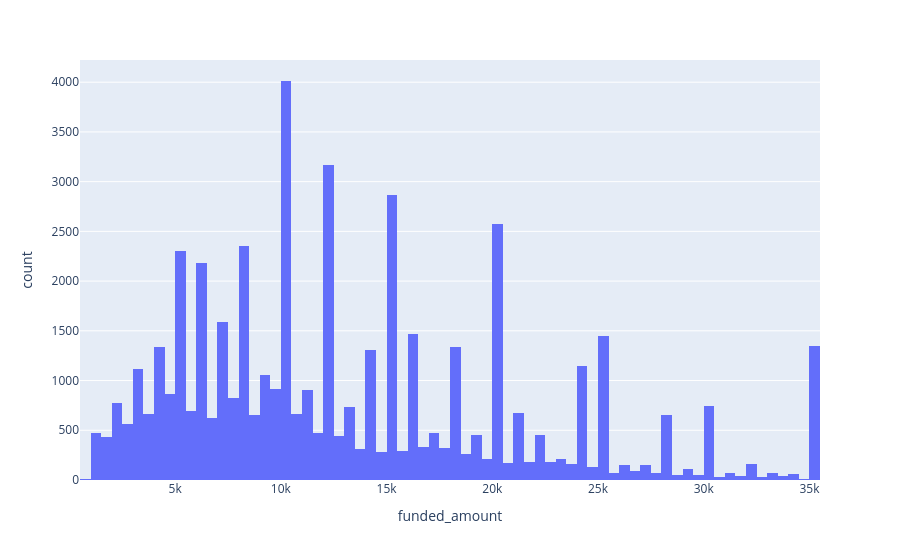
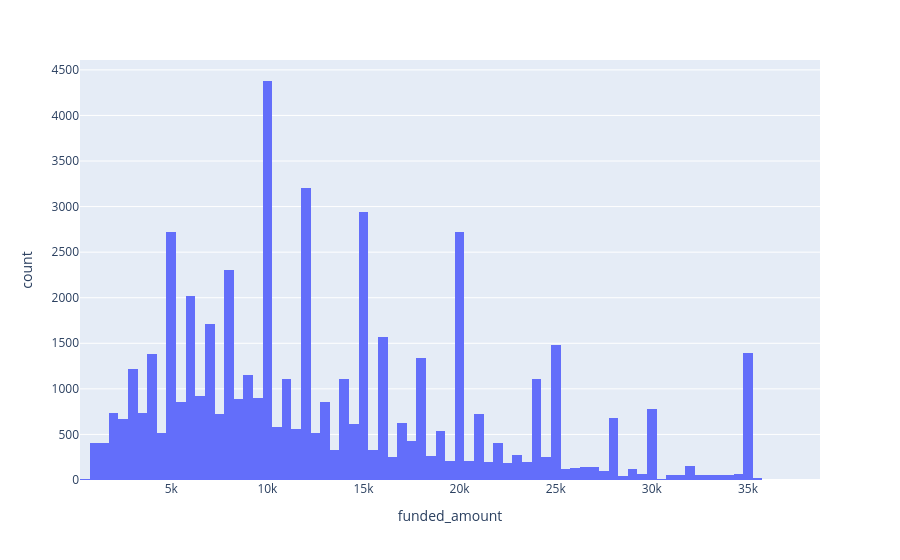

These figures' notebook cell, in order:
### Code cell
df = lr_fill(df, 'funded_amount', score=True, check_distribution=True)

### Figure 1 — Plotly figure (JSON) as saved in the notebook; plotly's stock layout.template omitted (floating-point values rounded to 4 significant figures; data arrays with more than 128 entries replaced by an {"elided": "..."} marker saying what was removed)
{"data": [{"bingroup": "x", "hovertemplate": "funded_amount=%{x}<br>count=%{y}<extra></extra>", "legendgroup": "", "marker": {"color": "#636efa", "pattern": {"shape": ""}}, "name": "", "orientation": "v", "showlegend": false, "type": "histogram", "x": {"elided": "54100 float values"}, "xaxis": "x", "yaxis": "y"}], "layout": {"barmode": "relative", "legend": {"tracegroupgap": 0}, "margin": {"t": 60}, "xaxis": {"anchor": "y", "domain": [0, 1], "title": {"text": "funded_amount"}}, "yaxis": {"anchor": "x", "domain": [0, 1], "title": {"text": "count"}}}}

### Figure 2 — Plotly figure (JSON) as saved in the notebook; plotly's stock layout.template omitted (floating-point values rounded to 4 significant figures; data arrays with more than 128 entries replaced by an {"elided": "..."} marker saying what was removed)
{"data": [{"bingroup": "x", "hovertemplate": "funded_amount=%{x}<br>count=%{y}<extra></extra>", "legendgroup": "", "marker": {"color": "#636efa", "pattern": {"shape": ""}}, "name": "", "orientation": "v", "showlegend": false, "type": "histogram", "x": {"elided": "54100 float values"}, "xaxis": "x", "yaxis": "y"}], "layout": {"barmode": "relative", "legend": {"tracegroupgap": 0}, "margin": {"t": 60}, "xaxis": {"anchor": "y", "domain": [0, 1], "title": {"text": "funded_amount"}}, "yaxis": {"anchor": "x", "domain": [0, 1], "title": {"text": "count"}}}}
